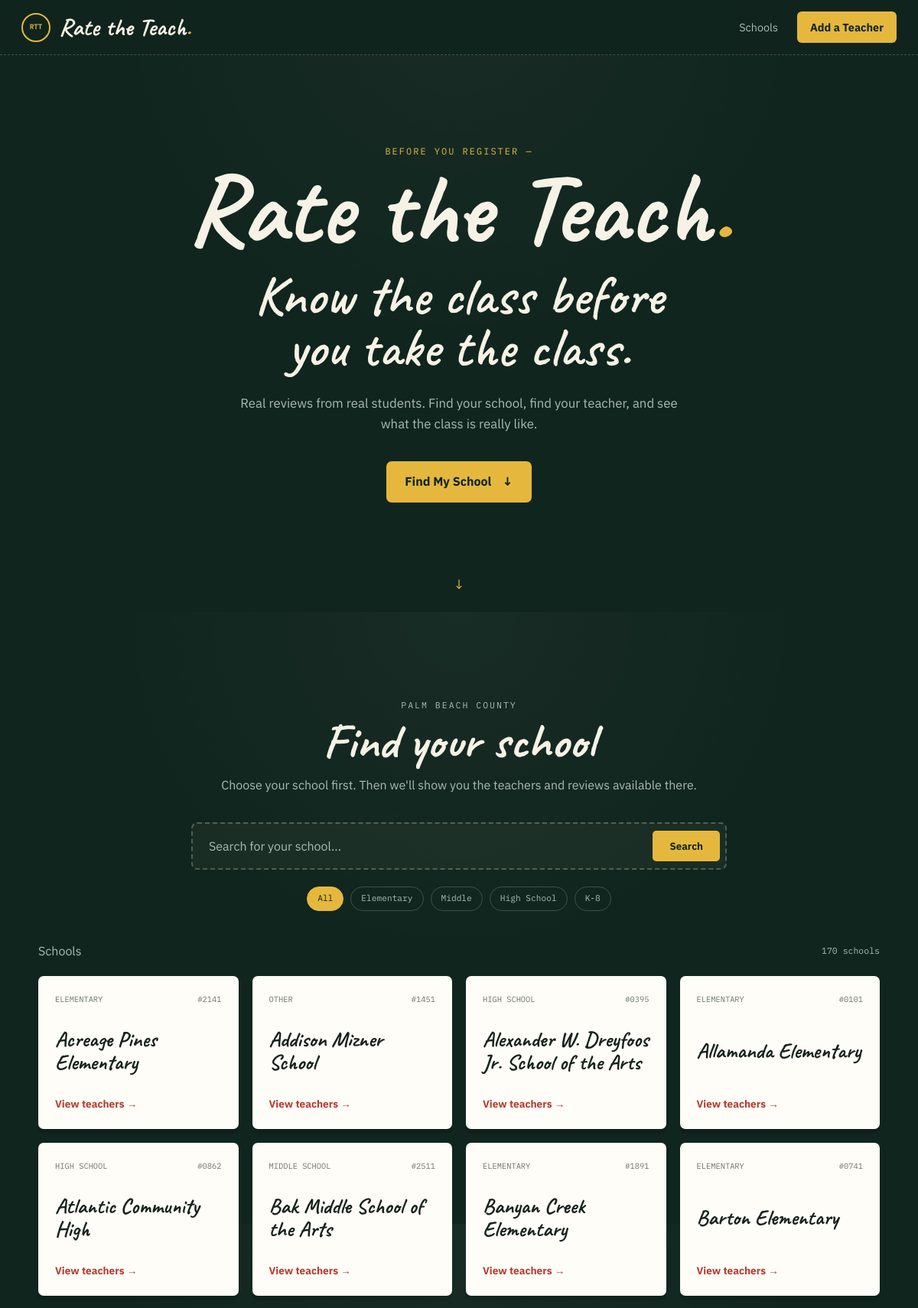
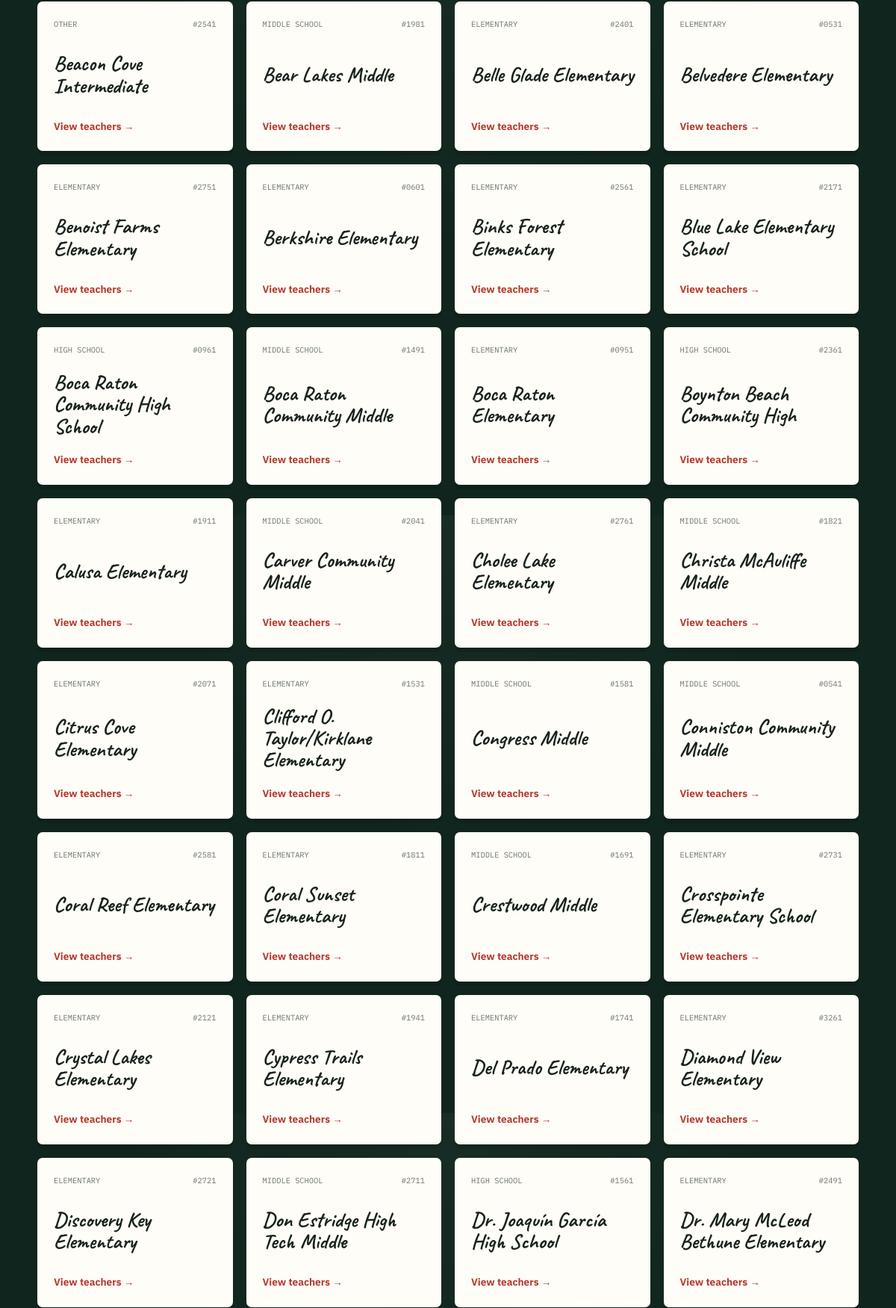
The page / (upper part) on the database its author committed (2 pictures, top to bottom).
### tables this page shows
CREATE TABLE schools (
            id INTEGER PRIMARY KEY AUTOINCREMENT,
            name TEXT NOT NULL UNIQUE,
            school_number TEXT UNIQUE,
            school_type TEXT NOT NULL DEFAULT 'Other',
            created_at TEXT DEFAULT CURRENT_TIMESTAMP
        );

### app.py (the view)
@app.route("/")
def home():
    query = request.args.get("q", "").strip()
    school_type = request.args.get("type", "").strip()
    conn = get_db()
    sql = """
        SELECT *
        FROM schools
        WHERE 1=1
    """
    params = []
    if query:
        sql += " AND name LIKE ?"
        params.append(f"%{query}%")
    if school_type:
        sql += " AND school_type = ?"
        params.append(school_type)
    sql += " ORDER BY name"
    schools = conn.execute(sql, params).fetchall()
    conn.close()
    return render_template(
        "index.html",
        schools=schools,
        query=query,
        school_type=school_type
    )

### app.py (called while the page is built)
def get_db():
    conn = sqlite3.connect(DB_PATH)
    conn.row_factory = sqlite3.Row
    return conn

### templates/index.html (shortened to what this page needs)
{% extends "base.html" %}
{% block content %}
<section class="landing">
    <div class="landing-inner">
        <p class="hero-eyebrow">
            before you register —
        </p>
        <h1 class="landing-title">
            Rate the Teach<span class="brand-dot">.</span>
        </h1>
        <h2 class="landing-headline">
            Know the class before
            <br>
            you take the class.
        </h2>
        <p class="landing-sub">
            Real reviews from real students.
            Find your school, find your teacher,
            and see what the class is really like.
        </p>
        <a
            href="#schools"
            class="start-button scroll-to-schools"
        >
            Find My School
            <span>
                ↓
            </span>
        </a>
    </div>
</section>
<section
    id="schools"
    class="school-section"
>
    <div class="section-heading">
        <p class="section-kicker">
            Palm Beach County
        </p>
        <h2>
            Find your school
        </h2>
        <p>
            Choose your school first.
            Then we'll show you the teachers
            and reviews available there.
        </p>
    </div>
    <form
        class="school-search"
        method="GET"
        action="{{ url_for('home') }}"
    >
        <input
            type="search"
            name="q"
            value="{{ query }}"
            placeholder="Search for your school..."
            autocomplete="off"
        >
        <button type="submit">
            Search
        </button>
    </form>
    <div class="school-filters">
        <a
            class="{% if not school_type %}active{% endif %}"
            href="{{ url_for('home', q=query) }}"
        >
            All
        </a>
        <a
            class="{% if school_type == 'Elementary' %}active{% endif %}"
            href="{{ url_for('home', q=query, type='Elementary') }}"
        >
            Elementary
        </a>
        <a
            class="{% if school_type == 'Middle School' %}active{% endif %}"
            href="{{ url_for('home', q=query, type='Middle School') }}"
        >
            Middle
        </a>
        <a
            class="{% if school_type == 'High School' %}active{% endif %}"
            href="{{ url_for('home', q=query, type='High School') }}"
        >
            High School
        </a>
        <a
            class="{% if school_type == 'K-8' %}active{% endif %}"
            href="{{ url_for('home', q=query, type='K-8') }}"
        >
            K-8
        </a>
    </div>
    <div class="results-heading">
        <p>
            {% if query %}
                Results for
                <strong>"{{ query }}"</strong>
            {% else %}
                Schools
            {% endif %}
        </p>
        <span>
            {{ schools|length }} schools
        </span>
    </div>
    {% if schools %}
        <div class="school-grid">
            {% for school in schools %}
                <a
                    class="school-card"
                    href="{{ url_for('school_detail', school_id=school['id']) }}"
                >
                    <div class="school-card-top">
                        <span class="school-type">
                            {{ school['school_type'] }}
                        </span>
                        {% if school['school_number'] %}
                            <span class="school-number">
                                #{{ school['school_number'] }}
                            </span>
                        {% endif %}
                    </div>
                    <h3>
                        {{ school['name'] }}
                    </h3>
                    <span class="school-link">
                        View teachers →
                    </span>
                </a>
            {% endfor %}
        </div>
    {% endif %}
</section>
{% endblock %}

### templates/base.html (shortened to what this page needs)
<!DOCTYPE html>
<html lang="en">
<head>
    <link
        rel="stylesheet"
        href="{{ url_for('static', filename='css/style.css') }}"
    >
</head>
<body>
    <header class="site-header">
        <div class="header-inner">
            <a
                href="{{ url_for('home') }}"
                class="brand"
            >
                <span class="brand-mark">
                    RTT
                </span>
                <span class="brand-name">
                    Rate the Teach<span class="brand-dot">.</span>
                </span>
            </a>
            <nav class="site-nav">
                <a
                    href="{{ url_for('home') }}#schools"
                >
                    Schools
                </a>
                <a
                    href="{{ url_for('add_teacher') }}"
                    class="nav-button"
                >
                    Add a Teacher
                </a>
            </nav>
        </div>
    </header>
    <main>
        {% block content %}
        {% endblock %}
    </main>
</body>
</html>

### rows shown on the page
schools: school_type "ELEMENTARY", school_number "2141", name "Acreage Pines Elementary"
schools: school_type "OTHER", school_number "1451", name "Addison Mizner School"
schools: school_type "HIGH SCHOOL", school_number "0395", name "Alexander W. Dreyfoos Jr. School of the Arts"
schools: school_type "ELEMENTARY", school_number "0101", name "Allamanda Elementary"
schools: school_type "HIGH SCHOOL", school_number "0862", name "Atlantic Community High"
schools: school_type "MIDDLE SCHOOL", school_number "2511", name "Bak Middle School of the Arts"
schools: school_type "ELEMENTARY", school_number "1891", name "Banyan Creek Elementary"
schools: school_type "ELEMENTARY", school_number "0741", name "Barton Elementary"
schools: school_type "OTHER", school_number "2541", name "Beacon Cove Intermediate"
schools: school_type "MIDDLE SCHOOL", school_number "1981", name "Bear Lakes Middle"
schools: school_type "ELEMENTARY", school_number "2401", name "Belle Glade Elementary"
schools: school_type "ELEMENTARY", school_number "0531", name "Belvedere Elementary"
schools: school_type "ELEMENTARY", school_number "2751", name "Benoist Farms Elementary"
schools: school_type "ELEMENTARY", school_number "0601", name "Berkshire Elementary"
schools: school_type "ELEMENTARY", school_number "2561", name "Binks Forest Elementary"
schools: school_type "ELEMENTARY", school_number "2171", name "Blue Lake Elementary School"
schools: school_type "HIGH SCHOOL", school_number "0961", name "Boca Raton Community High School"
schools: school_type "MIDDLE SCHOOL", school_number "1491", name "Boca Raton Community Middle"
schools: school_type "ELEMENTARY", school_number "0951", name "Boca Raton Elementary"
schools: school_type "HIGH SCHOOL", school_number "2361", name "Boynton Beach Community High"
schools: school_type "ELEMENTARY", school_number "1911", name "Calusa Elementary"
schools: school_type "MIDDLE SCHOOL", school_number "2041", name "Carver Community Middle"
schools: school_type "ELEMENTARY", school_number "2761", name "Cholee Lake Elementary"
schools: school_type "MIDDLE SCHOOL", school_number "1821", name "Christa McAuliffe Middle"
schools: school_type "ELEMENTARY", school_number "2071", name "Citrus Cove Elementary"
schools: school_type "ELEMENTARY", school_number "1531", name "Clifford O. Taylor/Kirklane Elementary"
schools: school_type "MIDDLE SCHOOL", school_number "1581", name "Congress Middle"
schools: school_type "MIDDLE SCHOOL", school_number "0541", name "Conniston Community Middle"
schools: school_type "ELEMENTARY", school_number "2581", name "Coral Reef Elementary"
schools: school_type "ELEMENTARY", school_number "1811", name "Coral Sunset Elementary"
schools: school_type "MIDDLE SCHOOL", school_number "1691", name "Crestwood Middle"
schools: school_type "ELEMENTARY", school_number "2731", name "Crosspointe Elementary School"
schools: school_type "ELEMENTARY", school_number "2121", name "Crystal Lakes Elementary"
schools: school_type "ELEMENTARY", school_number "1941", name "Cypress Trails Elementary"
schools: school_type "ELEMENTARY", school_number "1741", name "Del Prado Elementary"
schools: school_type "ELEMENTARY", school_number "3261", name "Diamond View Elementary"
schools: school_type "ELEMENTARY", school_number "2721", name "Discovery Key Elementary"
schools: school_type "MIDDLE SCHOOL", school_number "2711", name "Don Estridge High Tech Middle"
schools: school_type "HIGH SCHOOL", school_number "1561", name "Dr. Joaquín García High School"
schools: school_type "ELEMENTARY", school_number "2491", name "Dr. Mary McLeod Bethune Elementary"

### other values the page prints
{{ schools|length }} "170"
